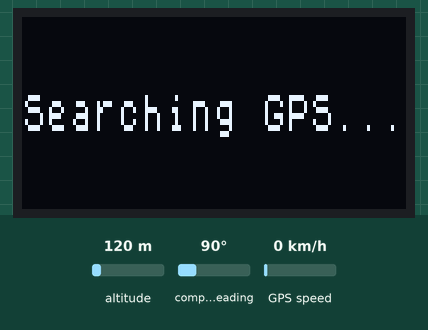
This sketch was run on a simulated ESP32. On the bench: 128×64 one-colour display. Inputs (shaded band) come from the test bench; at power-on: GPS speed 0 km/h, altitude 120 m, compass heading 90°. Storage starts empty; the GPS gets a fix after 3 s at 37.7749, -122.4194 with 8 satellites; what the sketch prints to the serial monitor is not drawn.

Above: at 2.7 s.
2.8 s: GPS speed set to 2 km/h
At 4.03 s:
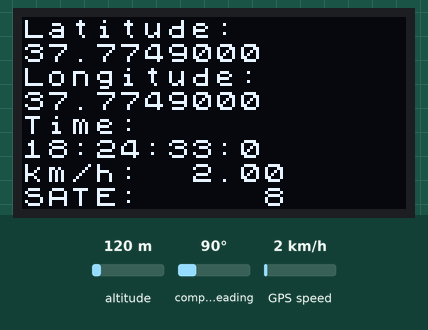
6.3 s: GPS speed set to 30 km/h
At 7.32 s:
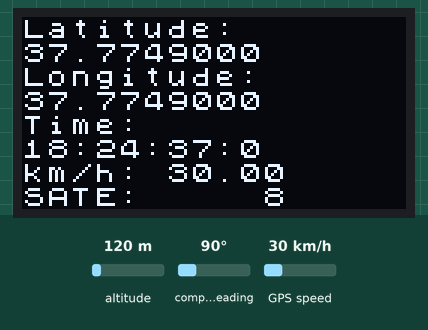
8.7 s: GPS speed set to 60 km/h
At 9.52 s:
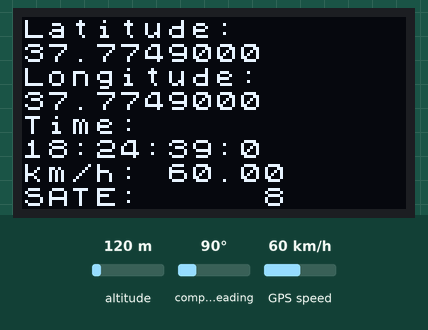
Timing chart, 0 to 11.7 s (numbered marks = the images above; inputs shaded):
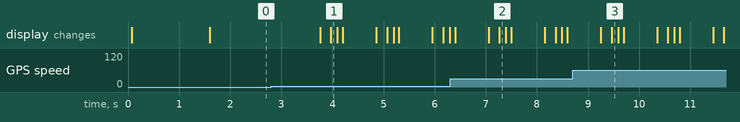

The sketch:

test_gps_display.ino
```cpp
#include <U8x8lib.h>
#include <SoftwareSerial.h>
#include <TinyGPSPlus.h>
#include <string.h>
#include <math.h>
#include <Adafruit_Sensor.h>
#include <Adafruit_BNO055.h>
#include <Wire.h>
#include <utility/imumaths.h>
#include <RTClib.h>
#include <strings.h>

#ifdef U8g8_HAVE_HW_SPI
#include <SPI.h>
#endif

U8X8_SSD1306_128X64_NONAME_HW_I2C u8x8(/* reset=*/ U8X8_PIN_NONE);


static const int RXPin = 20, TXPin = 21;
static const int GPSBaud = 9600;

// The TinyGPS++ object
TinyGPSPlus gps;
HardwareSerial gpsSerial(1);

// The serial connection to the GPS device
SoftwareSerial ss(RXPin, TXPin);

/*
  SD card module
*/
#include <SPI.h>
#include <SD.h>
#define CS_PIN 3 // Chip Select pin for the SD module
//String filename = "/getGPSdata.txt";
File file;

unsigned long startMillis = millis();

void setup()
{
  Serial.begin(115200);
  gpsSerial.begin(GPSBaud, SERIAL_8N1, RXPin, TXPin);
  Serial.println("ok");
  if (!SD.begin(CS_PIN)) {
    Serial.println("SD card initialization failed!");
    delay(100);
    return;
  }
  // Create or open the file
  file = SD.open("/gps_data.csv", FILE_WRITE);
  if (!file) {
    Serial.println("Failed to open file for writing!");
    return;
  }
  file.println("Time, Latitude, Longitude, Speed, Sattellites"); // Header for data
  file.close();


  Serial.println("SD card initialized successfully.");
  Serial.println("GPS module is initializing...");
  u8x8.begin();
  u8x8.setFont(u8x8_font_chroma48medium8_r);
  u8x8.setPowerSave(0);
  u8x8.draw1x2String(4,1,"NANO COM");
  u8x8.draw1x2String(2,4,"RACE DATA LOG");
  u8x8.drawString(6,7,"V0.1");
  delay(1500);
  u8x8.clearDisplay();
}

void loop(void)
{
  u8x8.draw1x2String(0,3,"Searching GPS...");
  while (gpsSerial.available() > 0) {
    char c = gpsSerial.read();
    gps.encode(c);
    if (!gps.location.isUpdated()) {
    }

    else{

      displaySDGPSdata();
      u8x8.clearDisplay();
  }
  }
  delay(100);
}


void displaySDGPSdata()
{
  if (gps.location.isUpdated()) {
    char lat[20];
    char lng[20];
    char tme[40];
    char kph[12];
    char sat[12];
    unsigned long gpsMillis;
    int hour = (gps.time.hour() + 8) % 24;;
    int minute = gps.time.minute();
    int second = gps.time.second();
    if (gps.time.isUpdated()) {
    unsigned long centisecond = gps.time.centisecond();
    gpsMillis = centisecond + (millis() - startMillis);
    Serial.print("GPS Time (ms precision): ");
    Serial.println(gpsMillis + (millis() - startMillis));
    }

    String rawTime = String(hour) + ":" + String(minute) + ":" + String(second)+":"+String(gpsMillis);
    dtostrf(gps.location.lat(),7,7,lat);
    dtostrf(gps.location.lat(),7,7,lng);
    dtostrf(gps.time.value(),6,0,tme);
    dtostrf(gps.speed.kmph(),6,2,kph);
    dtostrf(gps.satellites.value(),6,0,sat);
    double latitude = gps.location.lat();
    double longitude = gps.location.lng();
    double speedkph = gps.speed.kmph();
    double nofsatellites = gps.satellites.value();


    file = SD.open("/gps_data.csv", FILE_APPEND);
    if (file) {
      // Write the GPS data
      file.print(rawTime);
      file.print(", ");
      file.print(latitude,7);
      file.print(", ");
      file.print(longitude,7);
      file.print(", ");
      file.print(speedkph,10);
      file.print(", ");
      file.println(nofsatellites,2);

      file.close();
      Serial.println("Data saved to SD card.");

      // Update display
      u8x8.drawString(0, 0, "Latitude:");
      u8x8.clearLine(1);
      u8x8.drawString(0, 1, lat);
      u8x8.drawString(0, 2, "Longitude:");
      u8x8.clearLine(3);
      u8x8.drawString(0, 3, lng);
      u8x8.clearLine(4);
      u8x8.clearLine(5);
      u8x8.drawString(0, 4, "Time:");
      u8x8.drawString(0, 5, rawTime.c_str());
      u8x8.clearLine(6);
      u8x8.drawString(0, 6, "km/h:");
      u8x8.drawString(5, 6, kph);
      u8x8.clearLine(7);
      u8x8.drawString(0, 7, "SATE:");
      u8x8.drawString(5, 7, sat);
      delay(100);

    } else {
      u8x8.clearDisplay();
      u8x8.drawString(16, 5, "WRITE FAILED");
      delay(50);
    }

  }

  else
  {
    u8x8.clearDisplay();
    u8x8.drawString(32,16,"NO data");
    delay(100);
    u8x8.clearDisplay();
  }
}
```
